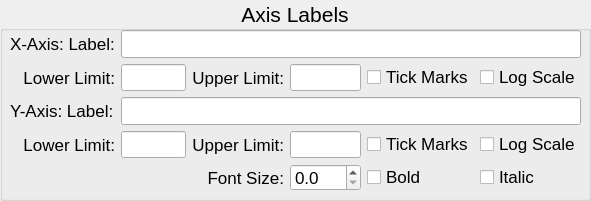
   <widget class="QGroupBox" name="groupBox_12">
    <property name="geometry">
     <rect>
      <x>10</x>
      <y>410</y>
      <width>591</width>
      <height>201</height>
     </rect>
    </property>
    <property name="font">
     <font>
      <family>Arial</family>
      <pointsize>16</pointsize>
      <weight>50</weight>
      <bold>false</bold>
     </font>
    </property>
    <property name="title">
     <string>Axis Labels</string>
    </property>
    <property name="alignment">
     <set>Qt::AlignCenter</set>
    </property>
    <widget class="QWidget" name="gridLayoutWidget_7">
     <property name="geometry">
      <rect>
       <x>10</x>
       <y>30</y>
       <width>571</width>
       <height>161</height>
      </rect>
     </property>
     <property name="font">
      <font>
       <family>Arial</family>
       <pointsize>13</pointsize>
       <weight>50</weight>
       <bold>false</bold>
      </font>
     </property>
     <layout class="QGridLayout" name="gridLayout_8" columnstretch="2,0,0,0,0,0">
      <item row="4" column="4">
       <widget class="QCheckBox" name="chbAxFontBold">
        <property name="font">
         <font>
          <family>Arial</family>
          <pointsize>13</pointsize>
          <weight>50</weight>
          <bold>false</bold>
         </font>
        </property>
        <property name="text">
         <string>Bold</string>
        </property>
       </widget>
      </item>
      <item row="2" column="0">
       <widget class="QLabel" name="label_34">
        <property name="font">
         <font>
          <family>Arial</family>
          <pointsize>13</pointsize>
          <weight>50</weight>
          <bold>false</bold>
         </font>
        </property>
        <property name="text">
         <string>Y-Axis: Label:</string>
        </property>
       </widget>
      </item>
      <item row="1" column="0">
       <widget class="QLabel" name="label_32">
        <property name="font">
         <font>
          <family>Arial</family>
          <pointsize>13</pointsize>
          <weight>50</weight>
          <bold>false</bold>
         </font>
        </property>
        <property name="text">
         <string>Lower Limit:</string>
        </property>
        <property name="alignment">
         <set>Qt::AlignRight|Qt::AlignTrailing|Qt::AlignVCenter</set>
        </property>
       </widget>
      </item>
      <item row="3" column="4">
       <widget class="QCheckBox" name="chbYTick">
        <property name="font">
         <font>
          <family>Arial</family>
          <pointsize>13</pointsize>
          <weight>50</weight>
          <bold>false</bold>
         </font>
        </property>
        <property name="text">
         <string>Tick Marks</string>
        </property>
       </widget>
      </item>
      <item row="3" column="3">
       <widget class="QLineEdit" name="eYAxisHigh">
        <property name="sizePolicy">
         <sizepolicy hsizetype="Expanding" vsizetype="Minimum">
          <horstretch>0</horstretch>
          <verstretch>0</verstretch>
         </sizepolicy>
        </property>
        <property name="font">
         <font>
          <family>Arial</family>
          <pointsize>13</pointsize>
          <weight>50</weight>
          <bold>false</bold>
         </font>
        </property>
        <property name="maxLength">
         <number>20</number>
        </property>
       </widget>
      </item>
      <item row="4" column="3">
       <widget class="QDoubleSpinBox" name="sbAxFontSize">
        <property name="font">
         <font>
          <family>Arial</family>
          <pointsize>13</pointsize>
          <weight>50</weight>
          <bold>false</bold>
         </font>
        </property>
        <property name="decimals">
         <number>1</number>
        </property>
        <property name="singleStep">
         <double>0.100000000000000</double>
        </property>
       </widget>
      </item>
      <item row="1" column="1">
       <widget class="QLineEdit" name="eXAxisLow">
        <property name="sizePolicy">
         <sizepolicy hsizetype="Expanding" vsizetype="Minimum">
          <horstretch>0</horstretch>
          <verstretch>0</verstretch>
         </sizepolicy>
        </property>
        <property name="font">
         <font>
          <family>Arial</family>
          <pointsize>13</pointsize>
          <weight>50</weight>
          <bold>false</bold>
         </font>
        </property>
        <property name="maxLength">
         <number>20</number>
        </property>
       </widget>
      </item>
      <item row="1" column="4">
       <widget class="QCheckBox" name="chbXTick">
        <property name="font">
         <font>
          <family>Arial</family>
          <pointsize>13</pointsize>
          <weight>50</weight>
          <bold>false</bold>
         </font>
        </property>
        <property name="text">
         <string>Tick Marks</string>
        </property>
       </widget>
      </item>
      <item row="2" column="1" colspan="5">
       <widget class="QLineEdit" name="eYAxLab">
        <property name="font">
         <font>
          <family>Arial</family>
          <pointsize>13</pointsize>
          <weight>50</weight>
          <bold>false</bold>
         </font>
        </property>
       </widget>
      </item>
      <item row="4" column="5">
       <widget class="QCheckBox" name="chbAxFontItal">
        <property name="font">
         <font>
          <family>Arial</family>
          <pointsize>13</pointsize>
          <weight>50</weight>
          <bold>false</bold>
         </font>
        </property>
        <property name="text">
         <string>Italic</string>
        </property>
       </widget>
      </item>
      <item row="3" column="1">
       <widget class="QLineEdit" name="eYAxisLow">
        <property name="sizePolicy">
         <sizepolicy hsizetype="Expanding" vsizetype="Minimum">
          <horstretch>0</horstretch>
          <verstretch>0</verstretch>
         </sizepolicy>
        </property>
        <property name="font">
         <font>
          <family>Arial</family>
          <pointsize>13</pointsize>
          <weight>50</weight>
          <bold>false</bold>
         </font>
        </property>
        <property name="maxLength">
         <number>20</number>
        </property>
       </widget>
      </item>
      <item row="3" column="0">
       <widget class="QLabel" name="label_35">
        <property name="font">
         <font>
          <family>Arial</family>
          <pointsize>13</pointsize>
          <weight>50</weight>
          <bold>false</bold>
         </font>
        </property>
        <property name="text">
         <string>Lower Limit:</string>
        </property>
        <property name="alignment">
         <set>Qt::AlignRight|Qt::AlignTrailing|Qt::AlignVCenter</set>
        </property>
       </widget>
      </item>
      <item row="1" column="2">
       <widget class="QLabel" name="label_33">
        <property name="font">
         <font>
          <family>Arial</family>
          <pointsize>13</pointsize>
          <weight>50</weight>
          <bold>false</bold>
         </font>
        </property>
        <property name="text">
         <string>Upper Limit:</string>
        </property>
        <property name="alignment">
         <set>Qt::AlignRight|Qt::AlignTrailing|Qt::AlignVCenter</set>
        </property>
       </widget>
      </item>
      <item row="1" column="5">
       <widget class="QCheckBox" name="chbXScale">
        <property name="font">
         <font>
          <family>Arial</family>
          <pointsize>13</pointsize>
          <weight>50</weight>
          <bold>false</bold>
         </font>
        </property>
        <property name="text">
         <string>Log Scale</string>
        </property>
       </widget>
      </item>
      <item row="0" column="0">
       <widget class="QLabel" name="label_31">
        <property name="font">
         <font>
          <family>Arial</family>
          <pointsize>13</pointsize>
          <weight>50</weight>
          <bold>false</bold>
         </font>
        </property>
        <property name="text">
         <string>X-Axis: Label:</string>
        </property>
       </widget>
      </item>
      <item row="1" column="3">
       <widget class="QLineEdit" name="eXAxisHigh">
        <property name="sizePolicy">
         <sizepolicy hsizetype="Expanding" vsizetype="Minimum">
          <horstretch>0</horstretch>
          <verstretch>0</verstretch>
         </sizepolicy>
        </property>
        <property name="font">
         <font>
          <family>Arial</family>
          <pointsize>13</pointsize>
          <weight>50</weight>
          <bold>false</bold>
         </font>
        </property>
        <property name="maxLength">
         <number>20</number>
        </property>
       </widget>
      </item>
      <item row="3" column="2">
       <widget class="QLabel" name="label_36">
        <property name="font">
         <font>
          <family>Arial</family>
          <pointsize>13</pointsize>
          <weight>50</weight>
          <bold>false</bold>
         </font>
        </property>
        <property name="text">
         <string>Upper Limit:</string>
        </property>
        <property name="alignment">
         <set>Qt::AlignRight|Qt::AlignTrailing|Qt::AlignVCenter</set>
        </property>
       </widget>
      </item>
      <item row="0" column="1" colspan="5">
       <widget class="QLineEdit" name="eXAxLab">
        <property name="font">
         <font>
          <family>Arial</family>
          <pointsize>13</pointsize>
          <weight>50</weight>
          <bold>false</bold>
         </font>
        </property>
       </widget>
      </item>
      <item row="4" column="2">
       <widget class="QLabel" name="label_37">
        <property name="font">
         <font>
          <family>Arial</family>
          <pointsize>13</pointsize>
          <weight>50</weight>
          <bold>false</bold>
         </font>
        </property>
        <property name="text">
         <string>Font Size:</string>
        </property>
        <property name="alignment">
         <set>Qt::AlignRight|Qt::AlignTrailing|Qt::AlignVCenter</set>
        </property>
       </widget>
      </item>
      <item row="3" column="5">
       <widget class="QCheckBox" name="chbYScale">
        <property name="font">
         <font>
          <family>Arial</family>
          <pointsize>13</pointsize>
          <weight>50</weight>
          <bold>false</bold>
         </font>
        </property>
        <property name="text">
         <string>Log Scale</string>
        </property>
       </widget>
      </item>
     </layout>
    </widget>
   </widget>
